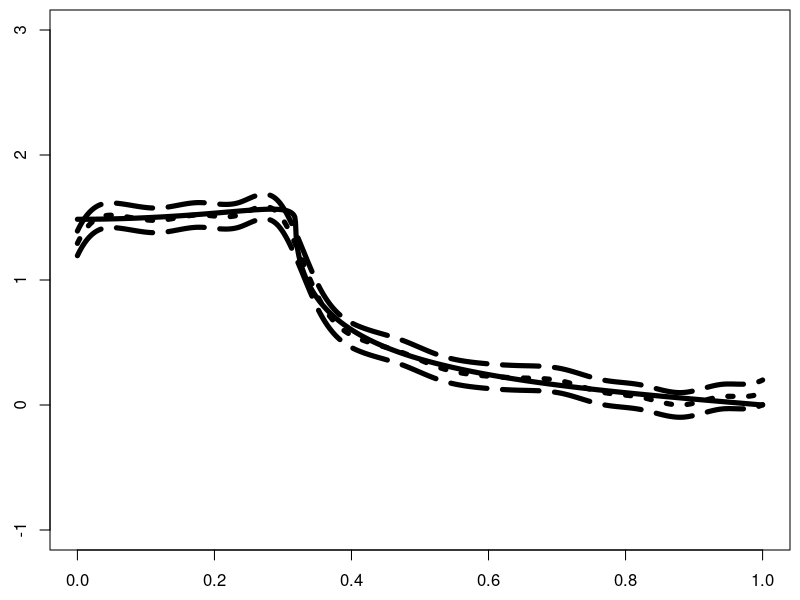
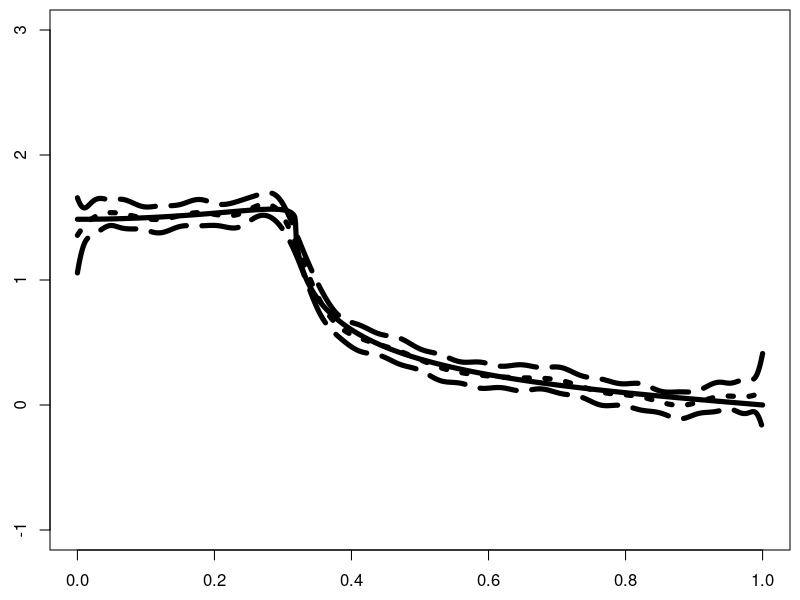

The R source for these figures, in order: (Note: a time limit stopped this script after it produced the figures.)
#Author: William Weimin Yoo
###############################################################################
#load libraries
library(splines)
library(MASS)
par(mai = c(0.5, 0.5, 0.1, 0.1))

##################################################################################
#true function
f0 = function(x){
  sum(sqrt(2) * I ^ (- 3 / 2) * sin(I) * cos((I - 0.5) * pi * x))
}

#----------------------------------------------------------------------------------------
#function to calculate derivatives of b-spline and form its design matrix, taken from bs()
bsprime <- function(x, derivs, df = NULL, knots = NULL, degree = 3, intercept = TRUE, Boundary.knots = range(x))
{
    nx <- names(x)
    x <- as.vector(x)
    Boundary.knots <- sort(Boundary.knots)
    ord <- 1L + (degree <- as.integer(degree))
    if(!is.null(df) && is.null(knots)){
      nIknots <- df - ord + (1L - intercept)
      knots <- if(nIknots > 0L) {
           knots <- seq.int(from = 0, to = 1, length.out = nIknots + 
             2L)[-c(1L, nIknots + 2L)]
           stats::quantile(x, knots)
      }
    }
    Aknots <- sort(c(rep(Boundary.knots, ord), knots))

    basis <- splineDesign(Aknots, x, ord, derivs)
    n.col <- ncol(basis)
    dimnames(basis) <- list(nx, 1L:n.col)
    basis
}

#------------------------------------------------------------------------------------------
####################################################################################
#Bayes approach
####################################################################################
#calculate sigma2hat for empirical Bayes
sigma2emp <- function(y, cmiddle, B, eta){
  ydiff <- y - B %*% eta
  sigma2 = (crossprod(ydiff) - crossprod(forwardsolve(cmiddle, crossprod(B, ydiff)))) / n
  return(sigma2)
}

#returns posterior mean and variance
pfmeanf <- function(y, cmiddle, B, b, Omegainv, eta){
    ans = forwardsolve(cmiddle, crossprod(B, y) + Omegainv %*% eta)
    pmean = crossprod(t(b), backsolve(t(cmiddle), ans))
    return(pmean)
}

pfvarf <- function(cmiddle, b){ 
    pSigma = crossprod(forwardsolve(cmiddle, t(b)))
    return(pSigma)
}

#---------------------------------------------------------------------------------
###################################################################################
#frequentist approach
###################################################################################
sigma2hat <- function(y, B, cBB){
  sigma2 <- (crossprod(y) - crossprod(forwardsolve(cBB, crossprod(B, y)))) / (n - J)
  return(sigma2)
}

fhatmeanf <- function(y, B, cBB, b){
  ans <- forwardsolve(cBB, crossprod(B, y))
  fmean <- crossprod(t(b), backsolve(t(cBB), ans)) 
  return(fmean)
}

fhatvarf <- function(cBB, b){ 
  variance <- crossprod(forwardsolve(cBB, t(b)))
  return(variance)
}

#--------------------------------------------------------------------------------------
#determine the best number of splines
optimal <- function(y, x, a, Omegainv, eta){
  mse <- matrix(0, n, 2)
  for(i in 1:n){
    testy <- y[i]
    testx <- x[i]
    trainy <- y[-i]
    trainx <- x[-i]

    B <- bs(trainx, knots = a, degree = q - 1, intercept = TRUE, Boundary.knots = c(0, 1))
    BB = crossprod(B)
    V = BB + Omegainv
    cM <- t(chol(V))
    cBB <- t(chol(BB))
    bnewx <- predict(B, testx)

    pfmean = pfmeanf(trainy, cmiddle = cM, B = B, Omegainv = Omegainv, eta = eta, b = bnewx)
    fhat = fhatmeanf(trainy, B = B, cBB = cBB, b = bnewx)

    mse[i, 1] <- (pfmean - testy) ^ 2  #1st col Bayes

    mse[i, 2] <- (fhat - testy) ^ 2  #2nd col Frequentist
  }

return(colMeans(mse))
}

#-------------------------------------------------------------------------------------------
#calculate Monte Carlo l2 norm
l2norm <- function(x){
  sqrt(mean(abs(x) ^ 2))
}

#----------------------------------------------------------------------------------------------
#functions to compute quantiles for confidence bands
gammaf <- function(x){
  bprimex <- bsprime(x, derivs = rep(1, length(x)), knots = a, degree = q - 1, intercept = TRUE, Boundary.knots = c(0, 1))
  bx <- bs(x, knots = a, degree = q - 1, intercept = TRUE, Boundary.knots = c(0, 1))
  A = crossprod(bprimex, bx) - crossprod(bx, bprimex)
  com = A %*% solve(BB, t(bx))
  num = crossprod(com, solve(BB, com))
  denom = crossprod(t(bx), solve(BB, t(bx)))
  gamma = (num ^ (1 / 2)) / (denom ^ (3 / 2))
  return(gamma)
}

cinfty <- function(x){
  gamma * exp(-x ^ 2 / 2)/(2 * pi) + 1 - pnorm(x) - w / 2
}

######################################################################################
#data generation
######################################################################################
set.seed(1000)
n = 2000  #number of data points
nsam = 1000 #number of samples from posterior
nrep = 1000 #number of data replicates for coverage calculations 
x <- seq(0, 1, length = n)
I = 1:9999

y0 = sapply(x, f0)
sigma0 <- sqrt(0.1)  #true sigma
y = y0 + sigma0 * rnorm(n)  #generate some data

q = 4  #cubic splines
N <- 16 #optimal in terms of mse
J <- N + q

tau2 = 1  #prior variance
eta <- rep(0, J)
Omegainv <- (1 / tau2) * diag(rep(1, J))

a = seq(from = 0, to = 1, length.out = N + 2)[-c(1, N + 2)]
B <- bs(x, knots = a, degree = q - 1, intercept = TRUE, Boundary.knots = c(0, 1))
BB <- crossprod(B)
V = BB + Omegainv
cmiddle <- t(chol(V))
cBB <- t(chol(BB))

################################################################################
#credible band
################################################################################
w = 0.05

nnew <- 1000
xnew <- seq(from = 0, to = 1, length.out = nnew)
bnewx <- predict(B, xnew)

pfvar <- bnewx %*% solve(V, t(bnewx))

pfhat <- mvrnorm(n = 1000, mu = rep(0, nnew), Sigma = pfvar)
prmax = apply(abs(pfhat), 1, max)
prmaxquan = quantile(prmax, 1 - w) 

pfmean = pfmeanf(y, cmiddle = cmiddle, B = B, Omegainv = Omegainv, eta = eta, b = bnewx)
psigma2 <- as.numeric(sigma2emp(y, cmiddle = cmiddle, B = B, eta = eta))

radiusmax <- sqrt(psigma2) * prmaxquan / 2

#3rd row of Table 1
round(radiusmax, 3)

pfbandup <- pfmean + radiusmax
pfbandlower <- pfmean - radiusmax

f0newx <- sapply(xnew, f0)

#First row of Table 1
mean(pfbandlower <= f0newx & f0newx <= pfbandup)  #band actual coverage

#Figure 2 upper row in paper
plot(xnew, f0newx, type = "l", lty = 1, ylim = c(-1, 3), lwd = 5)
#lines(x, y, type = "p")
lines(xnew, pfmean, type = "l", lty = 3, lwd = 5)
lines(xnew, pfbandup, type = "l", lty = 5, lwd = 5)
lines(xnew, pfbandlower, type = "l", lty = 5, lwd = 5)

################################################################################
#confidence band
################################################################################
gamma <- mean(sapply(xnew, gammaf))  #Monte Carlo integration

calpha <- uniroot(cinfty, c(0, 10))[[1]]

fhatmean <- fhatmeanf(y, B = B, cBB = cBB, b = bnewx)
fhatvar <- fhatvarf(cBB = cBB, b = bnewx)
sigma2 <- sigma2hat(y, B = B, cBB = cBB)

fhatradius <- calpha * sqrt(sigma2 * diag(fhatvar))

fhatbandup <- fhatmean + fhatradius
fhatbandlower <- fhatmean - fhatradius

#4th and 5th row of Table 1
round(max(fhatradius), 3)
round(mean(fhatradius), 3)

#2nd row of Table 1
mean(fhatbandlower <= f0newx & f0newx <= fhatbandup)

#Figure 2 bottom row in paper 
plot(xnew, f0newx, type = "l", lty = 1, ylim = c(-1, 3), lwd = 5)
#lines(x, y, type = "p")
lines(xnew, fhatmean, type = "l", lty = 3, lwd = 5)
lines(xnew, fhatbandup, type = "l", lty = 5, lwd = 5)
lines(xnew, fhatbandlower, type = "l", lty = 5, lwd = 5)

##################################################################################
#pointwise credible and confidence intervals
##################################################################################
set.seed(1000)
wn <- 5 / n
z = qnorm(wn / 2, lower.tail = FALSE)
xnew <- seq(from = 0, to = 1, length = 100)
bnew <- predict(B, xnew)

#Bayes
pfmean <- pfmeanf(y = y, cmiddle = cmiddle, B = B, Omegainv = Omegainv, eta = eta, b = bnew)
psigma2 <- as.numeric(sigma2emp(y = y, cmiddle = cmiddle, B = B, eta = eta))
pfvar <- pfvarf(cmiddle = cmiddle, b = bnew)
pfsd <- z * sqrt(psigma2 * diag(pfvar))

coverageB <- rep(0, length(xnew))
coverageF <- rep(0, length(xnew))

for(i in 1:length(xnew)){
  bnew <- predict(B, xnew[i])
  yrep = y0 + sigma0 * matrix(rnorm(n * nrep), n, nrep)  #data replicates

  #Bayes
  pfmeanrep <- apply(yrep, 2, pfmeanf, cmiddle = cmiddle, B = B, Omegainv = Omegainv, eta = eta, b = bnew)
  psigma2rep <- apply(yrep, 2, sigma2emp, cmiddle = cmiddle, B = B, eta = eta)
  pfvarrep <- pfvarf(cmiddle = cmiddle, b = bnew)
  pfsd <- z * sqrt(psigma2rep * pfvarrep)

  pu = pfmeanrep + pfsd
  pl = pfmeanrep - pfsd

  #Frequentist
  fhatmeanrep <- apply(yrep, 2, fhatmeanf, B = B, cBB = cBB, b = bnew)
  sigma2rep <- apply(yrep , 2, sigma2hat, B = B, cBB = cBB)
  fhatvarrep <- fhatvarf(cBB = cBB, b = bnew)
  fsd <- z * sqrt(sigma2rep * fhatvarrep)

  fhatupper = fhatmeanrep + fsd
  fhatlower = fhatmeanrep - fsd
  
  #actual pointwise coverage 
  true <- f0(xnew[i])
  coverageB[i] <- mean(pl <= true & true <= pu) 
  coverageF[i] <- mean(fhatlower <= true & true <= fhatupper)
  print(i)
}

#Figure 1 in paper
plot(xnew, coverageB, type = "l", lwd = 2)
plot(xnew, coverageF, type = "l", lwd = 2)

####################################################################
#determine optimal number of B-splines 
####################################################################
Nmax = 30
mseBF = matrix(0, Nmax, 2)
tau2 <- 1
tau2inv <- 1 / tau2

for(i in 1:Nmax){
  set.seed(1000)
  N <- i  #optimal in terms of mse
  J <- N + q 

  eta <- rep(0, J)
  Omegainv <- tau2inv * diag(rep(1, J))

  a = seq(from = 0, to = 1, length.out = N + 2)[-c(1, N + 2)]
  mseBF[i, ] <- optimal(y = y, x = x, a = a, Omegainv = Omegainv, eta = eta)
  print(i)
}
